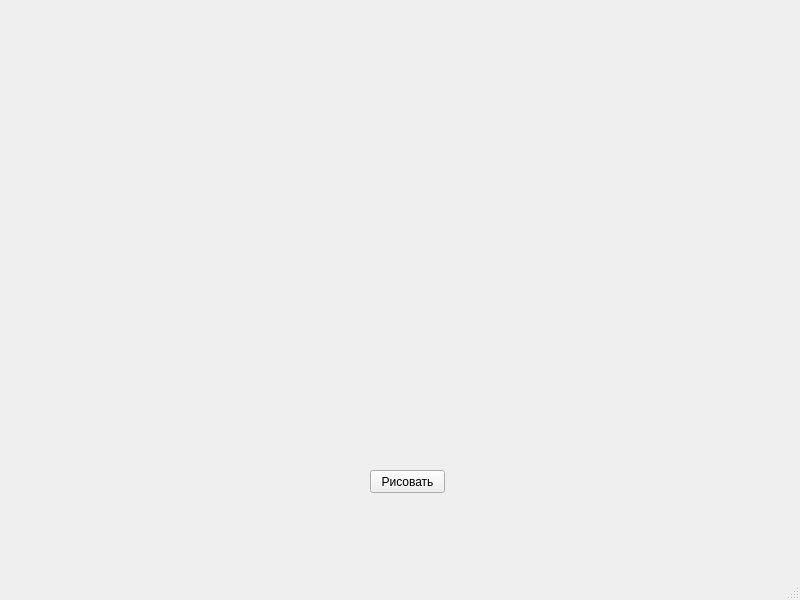
<?xml version="1.0" encoding="UTF-8"?>
<ui version="4.0">
 <class>MainWindow</class>
 <widget class="QMainWindow" name="MainWindow">
  <property name="geometry">
   <rect>
    <x>0</x>
    <y>0</y>
    <width>800</width>
    <height>600</height>
   </rect>
  </property>
  <property name="windowTitle">
   <string>MainWindow</string>
  </property>
  <widget class="QWidget" name="centralwidget">
   <widget class="QPushButton" name="pushButton">
    <property name="geometry">
     <rect>
      <x>370</x>
      <y>470</y>
      <width>75</width>
      <height>23</height>
     </rect>
    </property>
    <property name="text">
     <string>Рисовать</string>
    </property>
   </widget>
  </widget>
  <widget class="QMenuBar" name="menubar">
   <property name="geometry">
    <rect>
     <x>0</x>
     <y>0</y>
     <width>800</width>
     <height>21</height>
    </rect>
   </property>
  </widget>
  <widget class="QStatusBar" name="statusbar"/>
 </widget>
 <resources/>
 <connections/>
</ui>
